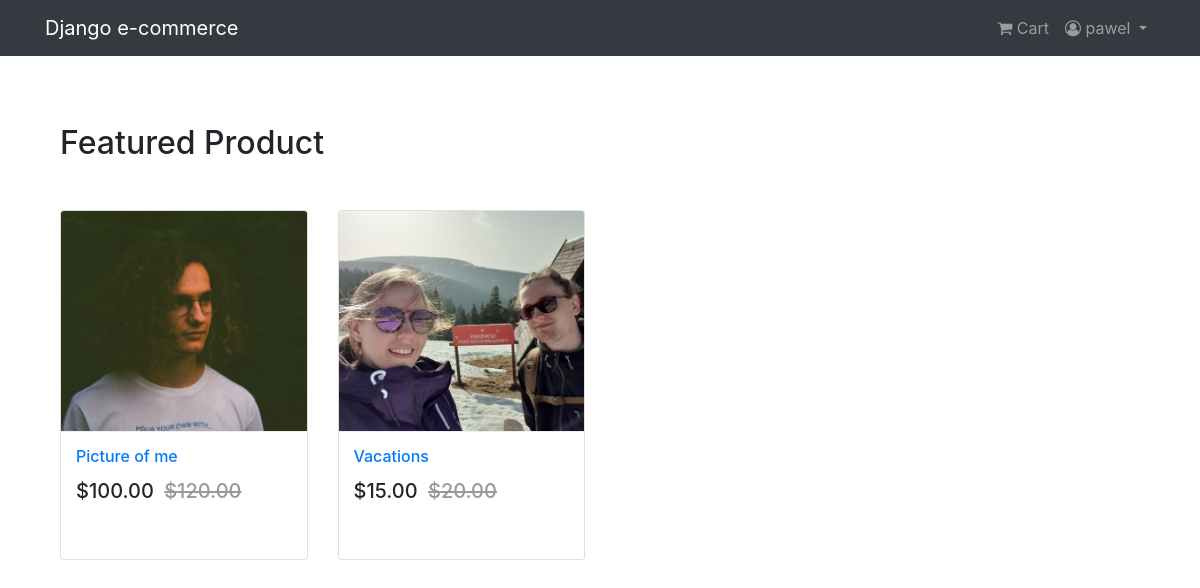
/ (signed in), run on the app's committed database.
### Login_API/models.py (models this page shows, shortened)
class User(AbstractBaseUser, PermissionsMixin):
    email = models.EmailField(unique = True, null = False)
    is_staff = models.BooleanField(
        ugettext_lazy('Staff Status'),
        default = False,
        help_text = ugettext_lazy('Decides if the user is authorized to log in')
    )
    is_active = models.BooleanField(
        ugettext_lazy('Active'),
        default = True,
        help_text = ugettext_lazy('Decides if the user is active')
    )
    USERNAME_FIELD = 'email'
    objects = MyUserManager()

class Profile(models.Model):
    user = models.OneToOneField(User, on_delete = models.CASCADE, related_name = 'profile')
    username = models.CharField(max_length = 255, null = True, blank = True)
    full_name = models.CharField(max_length = 255, null = True, blank = True)
    address = models.TextField(max_length = 300, null = True, blank = True)
    city = models.CharField(max_length = 86, null = True, blank = True)
    zipcode = models.CharField(max_length = 6, null = True, blank = True)
    country = models.CharField(max_length = 60, null = True, blank = True)
    phone = models.CharField(max_length = 10, null = True, blank = True)
    date_joined = models.DateTimeField(auto_now_add = True)

### Shop_API/models.py (models this page shows, shortened)
class Product(models.Model):
    mainimage = models.ImageField(upload_to = 'Product')
    name = models.CharField(max_length = 255)
    category = models.ForeignKey(
        Category,
        on_delete = models.CASCADE,
        related_name = 'category'
    )
    preview_text = models.TextField(max_length = 200, verbose_name = 'Preview Text')
    details_text = models.TextField(max_length = 1000, verbose_name = 'Description')
    price = models.FloatField()
    old_price = models.FloatField(default = 0.00)
    created_time = models.DateTimeField(auto_now_add = True)
    class Meta:
        ordering = ['-created_time',]

### Shop_API/views.py (the view)
# urls.py: path('', views.Home.as_view(), name = 'home'),
class Home(ListView):
    model = Product
    template_name = 'Shop_API/home.html'

### templates/Shop_API/home.html
{% extends 'base.html' %}
{% block body_block %}
<div class="container my-5">
  <h2 class="my-5">Featured Product</h2>
  <div class="row">
    {% for product in object_list %}
      <div class="col-md-6 col-sm-12 col-lg-3">
        <figure class="card card-product">
          <div class="img-wrap">
            <img src="/media/{{ product.mainimage }}" style="width:100%; height:300px;">
          </div>
          <figcaption class="info-wrap">
            <h6 class="title"><a href="{% url 'Shop_API:product_detail' pk=product.pk %}">{{ product.name }}</a></h6>
            <div class="action-wrap">
              <div class="price-wrap h5">
                <span class="price-new"> ${{ product.price|floatformat:2 }} </span>
                <span class="price-old"><strike> ${{ product.old_price|floatformat:2 }} </strike></span>
              </div>
            </div>
          </figcaption>
        </figure>
      </div>
  {% endfor %}
  </div>
</div>
{% endblock %}

### templates/navbar.html (shortened to what this page needs)
<nav class="navbar navbar-expand-lg navbar-dark bg-dark">
  <div class="container">
    <a class="navbar-brand" href="{% url 'Shop_API:home' %}">Django e-commerce</a>
    <div class="collapse navbar-collapse" id="navbarNav">
      <ul class="navbar-nav ml-auto">
        {% if request.user.is_authenticated %}
        <li class="nav-item" style="color: white;">
          <a class="nav-link" href="#"><i class="fa fa-shopping-cart" aria-hidden="true"></i> Cart</a>
        </li>
        <li class="nav-item dropdown" style="color: white;">
          <a class="nav-link dropdown-toggle" href="#" id="navbarDropdown" role="button" data-toggle="dropdown" aria-hashpopup="true" aria-expanded="false">
            <i class="fa fa-user-circle-o"></i> {{ request.user.profile.username }}
          </a>
        </li>
        {% else %}
        <li class="nav-item">
          <a href="{% url 'Login_API:login' %}" class="btn btn-info btn-sm">Log In</a>
          <a href="{% url 'Login_API:signup' %}" class="btn btn-info btn-sm">Sign Up</a>
        </li>
        {% endif %}
      </ul>
    </div>
  </div>
</nav>

### templates/base.html (style rules this page uses)
.card { height: 350px; }
.card-product::after { content: ""; display: table; clear: both; visibility: hidden; }
.card-product .price-new, .card-product .price { margin-right: 5px; }
.card-product .price-old { color: #999; }
.card-product .img-wrap { border-radius: 3px 3px 0 0; overflow: hidden; position: relative; height: 220px; text-align: center; }
.card-product .img-wrap img { max-width: 100%; max-height: 100%; object-fit: cover; }
.card-product .info-wrap { overflow: hidden; padding: 15px; border-top: 1px solid #eee; }
.card-product .action-wrap { padding-top: 4px; margin-top: 4px; }
.card-product .title { margin-top: 0px; }

### data on the page
User: user.profile.username "pawel"
Product: mainimage (picture), name "Picture of me", price "100.00", old_price "120.00"
Product: mainimage (picture), name "Vacations", price "15.00", old_price "20.00"
